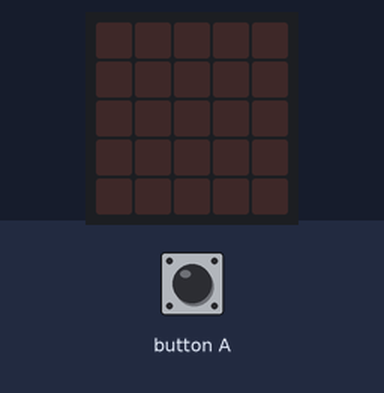
A program run on a simulated BBC micro:bit running MicroPython. Parts: the board's 5×5 LED display. The test bench sets the inputs (shaded band). Random numbers come from a fixed seed.

Above: at 1.2 s.
1.3 s: button A pressed for 0.15 s
At 4.1 s:
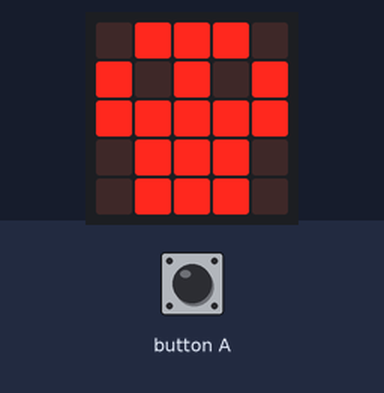
4.3 s: button A pressed for 1 s
At 4.35 s:
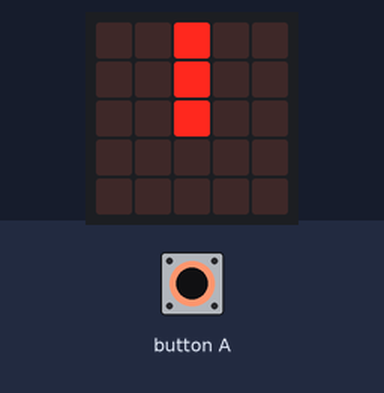
7.3 s: button A pressed for 0.15 s
At 10.2 s:
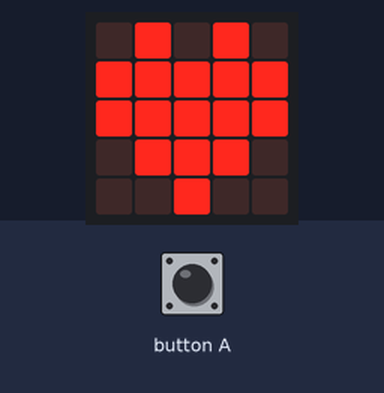
10.4 s: button A pressed for 3.2 s
At 10.55 s:
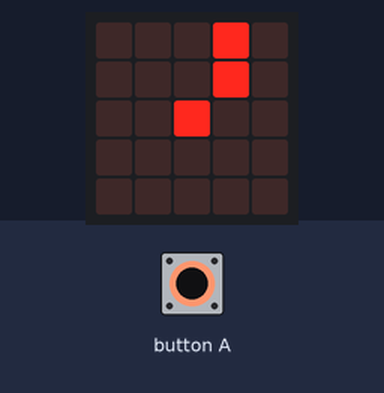

The program:

v3.py
```python
from microbit import *
import random

choices = [Image.SKULL, Image.HEART]

while True:

    if button_a.was_pressed():

        for i in range(2):
            for clock in Image.ALL_CLOCKS:
                display.show(clock)
                sleep(100)

        image = random.choice(choices)
        display.show(image)
```

Measured:
- after the input at 1.3 s, the display: first changes at once (image 1 shows a later state)
- after the input at 4.3 s, the display: changes at once (image 2)
- after the input at 7.3 s, the display: first changes at once (image 3 shows a later state)
- after the input at 10.4 s, the display: first changes at once (image 4 shows a later state)
